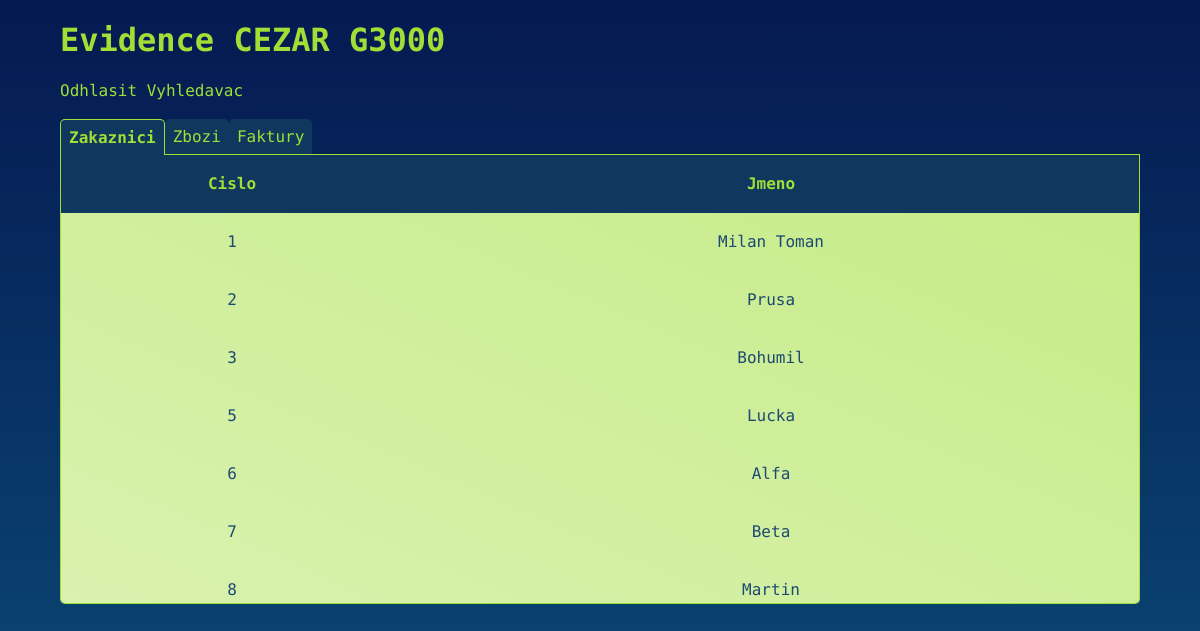
Screenshot of / (signed in) with the database file from the repository.
### tables this page shows
CREATE TABLE `zakaznik` (
  `id_zak` int NOT NULL AUTO_INCREMENT,
  `jmeno` varchar(32) NOT NULL,
  `email` varchar(64) NOT NULL,
  PRIMARY KEY (`id_zak`)
);

### inc/functions.php (called while the page is built, shortened)
<?php
    function vypis_zakazniky($pdo) {
        $query = "SELECT * FROM zakaznik;";
        $stmt = $pdo->prepare($query);
        $stmt->execute();
        $results = $stmt->fetchall(PDO::FETCH_ASSOC);
        if ($results) {
            return $results;
        }
        return false;
    }

### index.php (the view, shortened to what this page needs)
<?php
require_once("inc/dbh.inc.php");
require_once("inc/functions.php");;
?>
<body>
    <div class="container">
        <h1>Evidence CEZAR G3000</h1>
        <a href="inc/logout.inc.php">Odhlasit</a>
        <a href="vyhledavac.php">Vyhledavac</a>
        <nav>
            <span class="navigace <?php
                if (!isset($_GET["orderzboziby"]) && !isset($_GET["orderfakturyby"])) {echo "active";};
            ?>" data-target="zakaznici">Zakaznici</span>
            <span class="navigace <?php
                if (isset($_GET["orderzboziby"])) {echo "active";};
             ?>" data-target="zbozi">Zbozi</span>
            <span class="navigace <?php
                if (isset($_GET["orderfakturyby"])) {echo "active";};
             ?>" data-target="faktury">Faktury</span>
        </nav>
        <main>
            <div class="karta <?php
                if (!isset($_GET["orderzboziby"]) && !isset($_GET["orderfakturyby"])) {echo "active";};
            ?>" id="zakaznici">
                <div class="table-container">
                    <?php
                        $zakaznici = vypis_zakazniky($conn);
                        if (empty($zakaznici)) {
                            echo "<p>Nemame zakazniky</p>";
                        } else {
                            ?>
                            <table>
                                <thead>
                                    <tr>
                                        <th>Cislo</th>
                                        <th>Jmeno</th>
                                    </tr>
                                </thead>
                                <tbody>
                            <?php
                            foreach ($zakaznici as $zakaznik) {
                                ?>
                                    <tr>
                                        <td>
                                            <?php echo $zakaznik["id_zak"] ?>
                                        </td>
                                        <td>
                                            <?php
                                                echo "<a href='zakaznik.php?id=" . $zakaznik["id_zak"] . "'>" . $zakaznik["jmeno"] .  "</a>";
                                            ?>
                                        </td>
                                    </tr>
                                <?php
                            }
                        }
                    ?>
                                </tbody>
                            </table>
                </div>
            </div>
        </div>
</body>
</html>

### public/css/main.css (style rules this page uses)
html { height: 100vh; }
body { background-color: #1D4972 ; background-image: linear-gradient(#051951, #0c527b); color: #A0DF36; margin: 0; font-family: 'Roboto Mono', monospace; }
a { text-decoration: none; color: inherit; transition: all 0.2s; }
nav { margin-top: 2vh; margin-bottom: 0; display: flex; flex-direction: row; border-bottom: solid 1px; }
nav span { cursor: pointer; display: inline-block; padding: 0.5rem; background-color: #10385e; border-bottom: solid 1px; border-radius: 5px 5px 0 0; transform: translateY(1px); }
nav span.active { border-bottom: none; border: solid 1px; border-color: #A0DF36; border-bottom: none; color: #A0DF36; font-weight: bold; }
.karta { display: none; }
.table-container { border: solid 1px; border-top: none; border-radius: 0 0 5px 5px; height: 50vh; overflow: auto; }
.karta.active { display: block; }
.container { width: 90%; margin: auto; }
table { width: 100%; border-collapse: collapse; background-image: linear-gradient(to bottom left, #C6EB87, #D9F2AF); }
th, td { line-height: 3.5em; text-align: center; }
th { background-color: #10385e; color: #A0DF36; }
tr { transition: all 0.2s; color: #1D4972; }
tbody a { display: block; width: 100%; height: 100%; }
thead tr { width: 100%; }

### rows the page displays
zakaznik: id_zak "1", jmeno "Milan Toman"
zakaznik: id_zak "2", jmeno "Prusa"
zakaznik: id_zak "3", jmeno "Bohumil"
zakaznik: id_zak "5", jmeno "Lucka"
zakaznik: id_zak "6", jmeno "Alfa"
zakaznik: id_zak "7", jmeno "Beta"
zakaznik: id_zak "8", jmeno "Martin"
